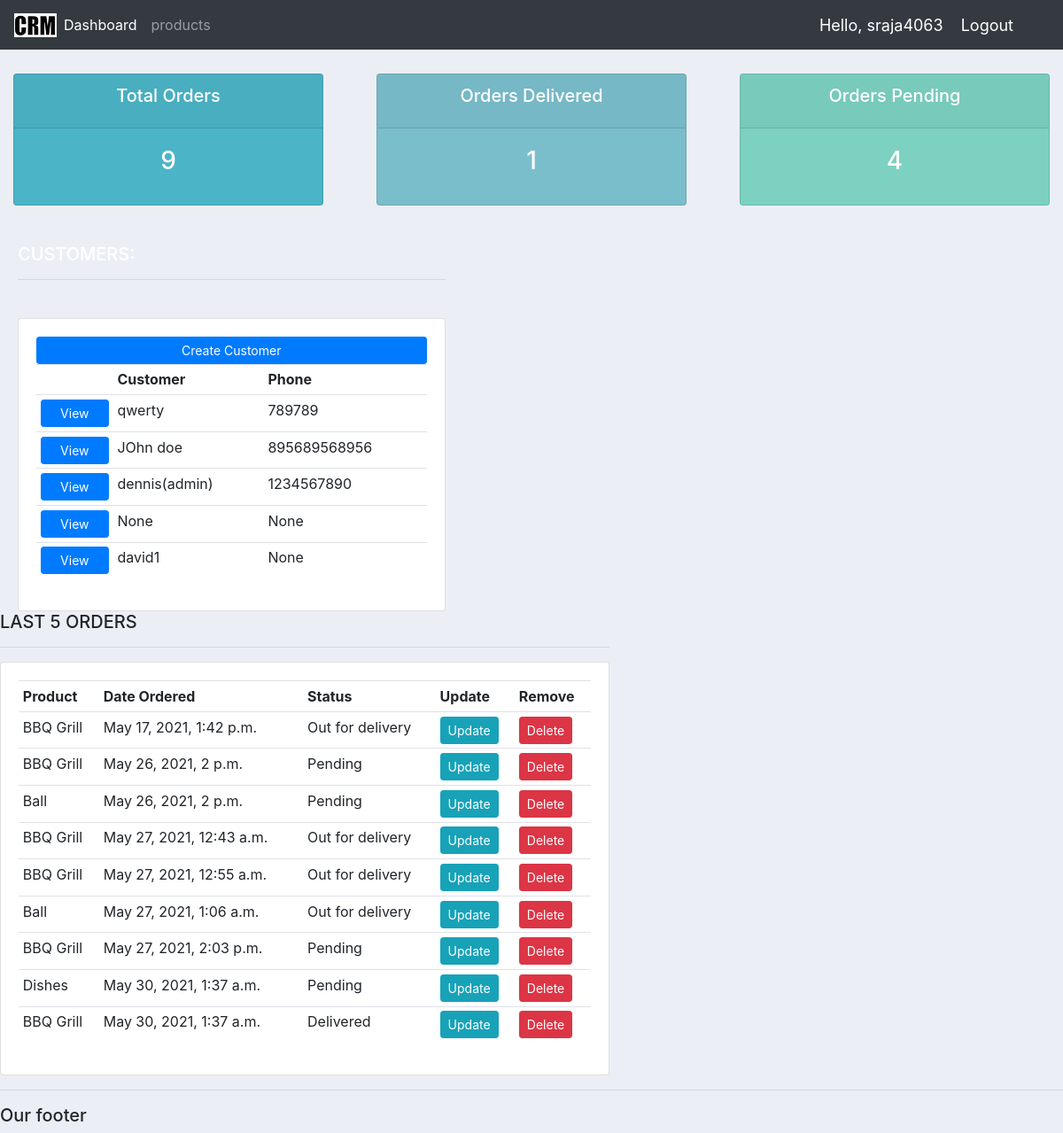
The page / (signed in) on the database its author committed.
### accounts/models.py (models this page shows, shortened)
class Customer(models.Model):
    user = models.OneToOneField(User,null = True,blank = True ,on_delete = models.CASCADE) #(blank = true means we can create a new
    name = models.CharField(max_length = 200,null = True)  # if we dont have name its ok
    phone= models.CharField(max_length = 200,null = True)
    email= models.CharField(max_length = 200,null = True)
    profile_pic = models.ImageField(default = 'index.png',null= True, blank = True)
    date_created= models.DateTimeField(auto_now_add = True,null = True)  # gets current date

class Order(models.Model):
    STATUS = (
                ('Pending' , 'Pending'),
                ('Out for delivery', 'Out for delivery'),
                ('Delivered','Delivered'),
             )
    customer =  models.ForeignKey(Customer, null = True, on_delete = models.SET_NULL)
    product = models.ForeignKey(Product, null = True, on_delete = models.SET_NULL)
    date_created =  models.DateTimeField(auto_now_add = True,null = True)
    status = models.CharField(max_length = 200, null = True, choices = STATUS)
    note = models.CharField(max_length = 2000, null = True)

class Product(models.Model):
    CATEGORY = (
                ('Indoor' , 'Indoor'),
                ('Out Door', 'Out Door'),
             )
    name = models.CharField(max_length = 200,null = True)
    price =  models.FloatField(null = True)
    category =  models.CharField(max_length = 200,null = True, choices = CATEGORY)
    description =  models.CharField(max_length = 200,null = True, blank = True)  # means we can skip writing description here
    date_created =  models.DateTimeField(auto_now_add = True,null = True)
    tag = models.ManyToManyField(Tag)
    def __str__(self):
        return self.name

### accounts/decorators.py (the view)
    def wrapper_func(request, *args, **kwargs):
        group = None
        if request.user.groups.exists():
            group = request.user.groups.all()[0].name
        if group == 'customer':
            return redirect('user-page')
        if group == 'admin':
            return view_func(request,*args, **kwargs)

### accounts/views.py (called while the page is built)
@login_required(login_url = 'login')
@admin_only
def home(request):
    orders = Order.objects.all()
    customers = Customer.objects.all()
    total_customers = customers.count()
    total_orders = orders.count()     # this we are doing to display on our front page
    delivered = orders.filter(status = 'Delivered').count()  # this we are doing to display on our front page
    pending = orders.filter(status = 'Pending').count()       # this we are doing to display on our front page
    context = {'orders': orders, 'customers':customers,'total_orders':total_orders,'delivered':delivered,'pending':pending }
    return render(request,'accounts/dashboard.html',context)

### accounts/templates/accounts/dashboard.html (shortened to what this page needs)
{% extends 'accounts/main.html' %}     <! -- it means it is inherting from main.html file -->
{% block content %}
{% include 'accounts/status.html' %}
<br>
<div class = "row">
        <div class="col-md-5">   <! -- out of 12 content block(means column) we are taking 5 column-->
            <h5>CUSTOMERS:</h5>
            <hr>
            <div class = "card card-body">
                <a class = "btn btn-primary btn-sm btn-block" href = "">Create Customer</a>
                <table class = "table table-sm">
                    <tr>
                        <th></th>
                        <th>Customer</th>
                        <th>Phone</th>
                    </tr>
                    {% for customer in customers%}
                        <tr>
                            <td><a class = "btn btn-primary btn-sm btn-block" href = "{% url 'customer' customer.id %}">View</a></td>
                            <td>{{customer.name}}</td>
                            <td>{{customer.phone}}</td>
                        </tr>
                    {% endfor%}
                </table>
            </div>
        </div>
        <div class = "col-md-7">
            <h5>LAST 5 ORDERS</h5>
            <hr>
            <div class = "card card-body">
                <table class = "table table-sm">
                    <tr>
                        <th>Product</th>
                        <th>Date Ordered</th>
                        <th>Status</th>
                        <th>Update</th>
                        <th>Remove</th>
                    </tr>
                    {% for order in orders%}
                        <tr>
                            <td>{{order.product}}</td>
                            <td>{{order.date_created}}</td>
                            <td>{{order.status}}</td>
                            <td><a class = "btn btn-sm btn-info" href="{% url 'update_order' order.id %}">Update</a></td>
                            <td><a class = "btn btn-sm btn-danger" href="{% url 'delete_order' order.id %}">Delete</a></td>
                        </tr>
                    {% endfor %}
                </table>
            </div>
        </div>
    </div>
{% endblock %}

### accounts/templates/accounts/main.html (shortened to what this page needs)
{% load static %}
<!DOCTYPE html>
<html>
    <head>
        <link rel="stylesheet" href="https://maxcdn.bootstrapcdn.com/bootstrap/4.0.0/css/bootstrap.min.css">
        <link rel="stylesheet" type="text/css" href="{% static '/css/main.css' %}">
    </head>
    <body>
            {% include 'accounts/navbar.html' %}
            {% block content  %}
            {% endblock %}
       <hr>
       <h5>Our footer</h5>
    </body>
</html>

### accounts/templates/accounts/navbar.html (shortened to what this page needs)
{% load static %}
<nav class="navbar navbar-expand-lg navbar-dark bg-dark">
    <img src = "{% static 'images/Capture.PNG' %}">
    <div class="collapse navbar-collapse" id="navbarNav">
      <ul class="navbar-nav">
        {% if request.user.is_staff %}
        <li class="nav-item active">
          <a class="nav-link" href="{% url 'home' %}">Dashboard </a>
        </li>
        <li class="nav-item">
          <a class="nav-link" href="{% url 'products' %}">products</a>
        </li>
        {% else %}
        <li class = 'nav-item'>
          <a class="nav-link" href="{% url 'account' %}">Settings</a>
        </li>
         {% endif %}
      </ul>
    </div>
    <span class = 'hello-msg'>Hello, {{request.user}}</span>
    <span> <a class="hello-msg" href="{% url 'logout' %}">Logout</span>
  </nav>

### accounts/templates/accounts/status.html
<br>
<div class = "row">
    <div class = "col">
        <div class = "col-md">
            <div class = "card text-center text-white mb-3" id = "total-orders">
                <div class = "card-header">
                    <h5 class = "card-title">Total Orders</h5>
                </div>
                <div class="card-body">
                    <h3 class="card-title">{{total_orders}}</h3>
                </div>
            </div>
         </div>
    </div>
    <div class = "col">
        <div class = "col-md">
            <div class = "card text-center text-white mb-3" id = "orders-delivered">
                <div class = "card-header">
                    <h5 class = "card-title">Orders Delivered</h5>
                </div>
                <div class="card-body">
                    <h3 class="card-title">{{delivered}}</h3>
                </div>
            </div>
         </div>
    </div>
    <div class = "col">
        <div class = "col-md">
            <div class = "card text-center text-white mb-3" id = "orders-pending">
                <div class = "card-header">
                    <h5 class = "card-title">Orders Pending</h5>
                </div>
                <div class="card-body">
                    <h3 class="card-title">{{pending}}</h3>
                </div>
            </div>
         </div>
    </div>
</div>

### static/css/main.css (style rules this page uses)
body { background-color: #ebeff5; }
#total-orders { background-color: #4cb4c7; }
#orders-delivered { background-color: #7abecc; }
#orders-pending { background-color: #7cd1c0; }

### accounts/templates/accounts/navbar.html (style rules this page uses)
.hello-msg { font-size: 18px; color : #fff; margin-right: 20px; }

### rows shown on the page
Customer: name "qwerty", phone "789789"
Customer: name "JOhn doe", phone "895689568956"
Customer: name "dennis(admin)", phone "1234567890"
Customer: name "None", phone "None"
Customer: name "david1", phone "None"
Order: product "BBQ Grill", date_created "May 17, 2021, 1:42 p.m.", status "Out for delivery"
Order: product "BBQ Grill", date_created "May 26, 2021, 2 p.m.", status "Pending"
Order: product "Ball", date_created "May 26, 2021, 2 p.m.", status "Pending"
Order: product "BBQ Grill", date_created "May 27, 2021, 12:43 a.m.", status "Out for delivery"
Order: product "BBQ Grill", date_created "May 27, 2021, 12:55 a.m.", status "Out for delivery"
Order: product "Ball", date_created "May 27, 2021, 1:06 a.m.", status "Out for delivery"
Order: product "BBQ Grill", date_created "May 27, 2021, 2:03 p.m.", status "Pending"
Order: product "Dishes", date_created "May 30, 2021, 1:37 a.m.", status "Pending"
Order: product "BBQ Grill", date_created "May 30, 2021, 1:37 a.m.", status "Delivered"

### other values the page prints
{{ request.user }} "sraja4063"
{{ total_orders }} "9"
{{ delivered }} "1"
{{ pending }} "4"
